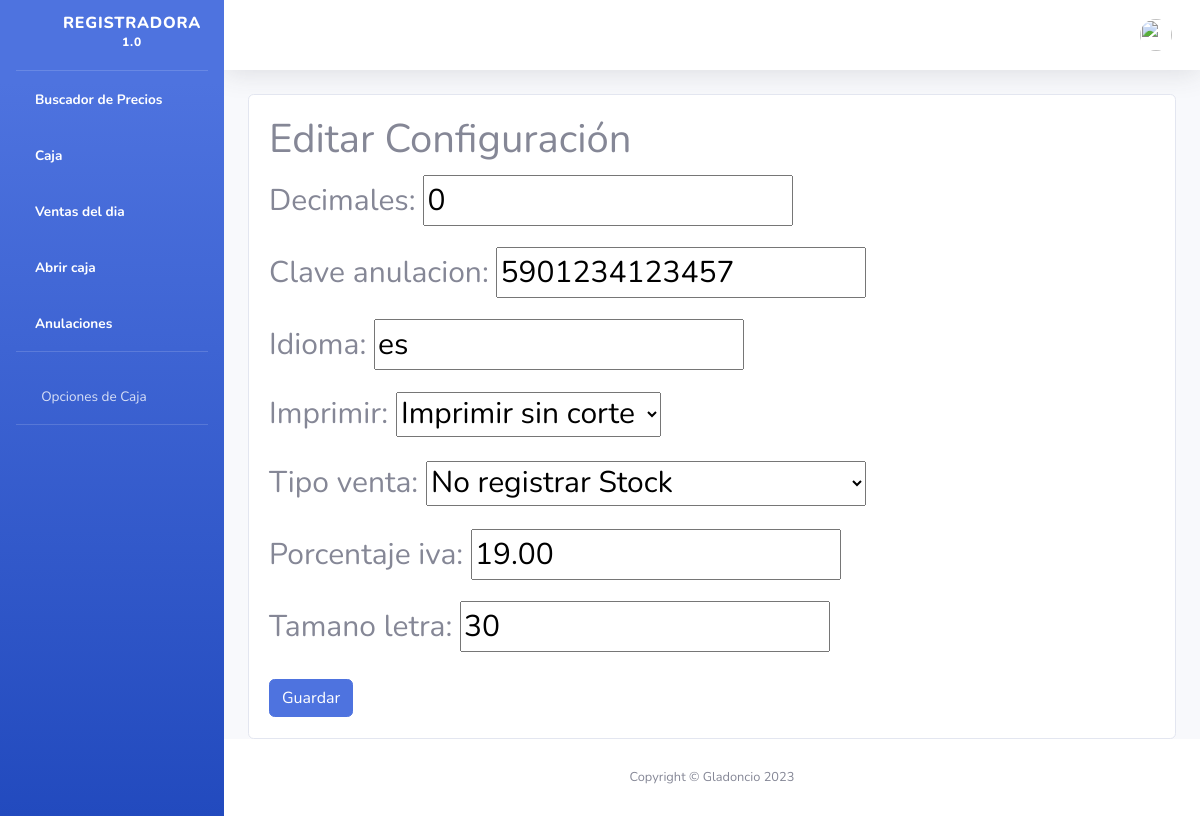
The app's page /configuracion/edit/ with its own data.
### core/models.py (models this page shows, shortened)
class Configuracion(models.Model):
    id = models.AutoField(primary_key=True)
    decimales = models.PositiveIntegerField(default=2)
    clave_anulacion = models.CharField(max_length=20)
    idioma = models.CharField(max_length=20)
    imprimir_opciones = (
        ('no', 'No imprimir'),
        ('con_corte', 'Imprimir con corte'),
        ('sin_corte', 'Imprimir sin corte'),
    )
    tipo_de_venta = (
        ('1', 'No registrar Stock'),
        ('2', 'Registrar Stock con Descuento'),
        ('3', 'Registrar el stock de las ventas'),
    )
    imprimir = models.CharField(max_length=20, choices=imprimir_opciones, default='no')
    tipo_venta = models.CharField(max_length=20, choices=tipo_de_venta, default='1')
    porcentaje_iva = models.DecimalField(max_digits=5, decimal_places=2, default=0.0)
    tamano_letra = models.PositiveIntegerField(default=10)  # Ejemplo: tamaño de letra por defecto de 10 puntos

### core/views.py (the view, shortened to what this page needs)
# urls.py: path('configuracion/edit/', ConfiguracionUpdateView.as_view(), name='config'),
class ConfiguracionUpdateView(UpdateView):
    model = Configuracion
    fields = ['decimales', 'clave_anulacion', 'idioma', 'imprimir', 'tipo_venta', 'porcentaje_iva', 'tamano_letra']
    template_name ='edit_configuracion.html'  # Crea un archivo de plantilla para la edición
    def get_object(self, queryset=None):
        return Configuracion.objects.get(pk=1)

### core/funciones.py (called while the page is built, shortened)
def verificar_actualizacion(request):
    context = {'actualizado' : "si"}
    actualizacion = ActualizacionModel.objects.first()
    return context

### core/global.py (called while the page is built)
def variables_globales(request):
    configuracion = Configuracion.objects.first()  # Suponiendo que tienes una única configuración
    context = {'configuracion' : configuracion}
    return context

### core/templates/edit_configuracion.html (shortened to what this page needs)
{% extends 'base/nav.html' %}
{% block body %}
<div class="container-fluid resize-text">
   <div class="card">
      <div class="card-body">
         <h1 class="card-title">Editar Configuración</h1>
         <form method="post">
            {{ form.as_p }}
            <button type="submit" class="btn btn-primary">Guardar</button>
         </form>
      </div>
   </div>
</div>
{% include 'base/footer.html' %}
{% endblock %}

### records on screen
Configuracion: decimales "0", clave_anulacion "5901234123457", idioma "es", imprimir "Imprimir sin corte", tipo_venta "No registrar Stock", porcentaje_iva "19.00", tamano_letra "30"
